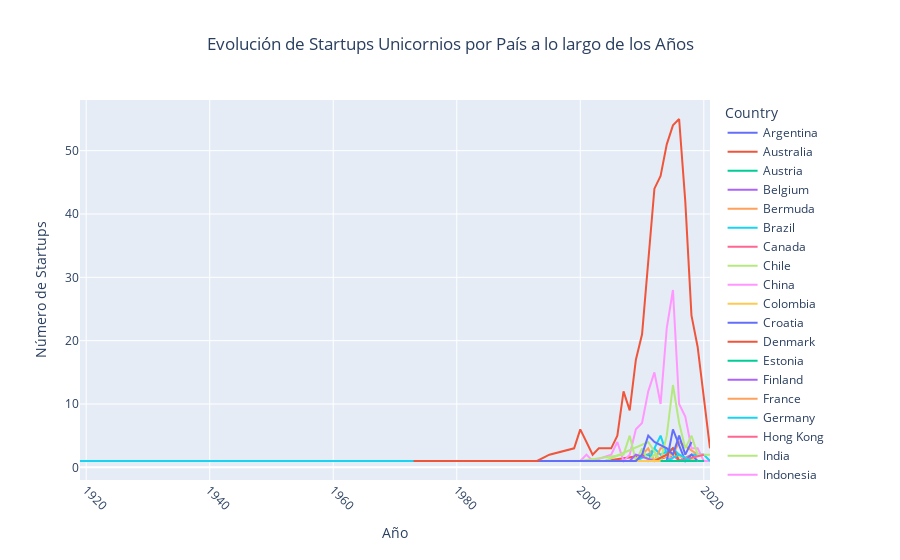

Write notebook code for a chart like this one.
### Code cell
# Convierte la columna "Founded Year" a valores numéricos
df_unicorns['Founded Year'] = pd.to_numeric(df_unicorns['Founded Year'], errors='coerce')

# Crea un DataFrame con el recuento de unicornios por país y año
startup_counts = df_unicorns.groupby(['Country', 'Founded Year']).size().reset_index(name='Count')

# Crea un gráfico de líneas
fig = px.line(startup_counts, x='Founded Year', y='Count', color='Country',
              labels={'Founded Year': 'Año', 'Count': 'Número de Startups'},
              title='Evolución de Startups Unicornios por País a lo largo de los Años')

# Añade rotación a las etiquetas del eje x
fig.update_xaxes(tickangle=45)
# Centra el título de la gráfica
fig.update_layout(title_text='Evolución de Startups Unicornios por País a lo largo de los Años', title_x=0.5)

# Muestra el gráfico
fig.show()

### Figure 1 — Plotly figure (JSON) as saved in the notebook; plotly's stock layout.template omitted (floating-point values rounded to 4 significant figures)
{"data": [{"hovertemplate": "Country=Argentina<br>Año=%{x}<br>Número de Startups=%{y}<extra></extra>", "legendgroup": "Argentina", "line": {"color": "#636efa", "dash": "solid"}, "marker": {"symbol": "circle"}, "mode": "lines", "name": "Argentina", "orientation": "v", "showlegend": true, "type": "scatter", "x": [2017], "xaxis": "x", "y": [1], "yaxis": "y"}, {"hovertemplate": "Country=Australia<br>Año=%{x}<br>Número de Startups=%{y}<extra></extra>", "legendgroup": "Australia", "line": {"color": "#EF553B", "dash": "solid"}, "marker": {"symbol": "circle"}, "mode": "lines", "name": "Australia", "orientation": "v", "showlegend": true, "type": "scatter", "x": [2004, 2011, 2012, 2015], "xaxis": "x", "y": [1, 2, 1, 2], "yaxis": "y"}, {"hovertemplate": "Country=Austria<br>Año=%{x}<br>Número de Startups=%{y}<extra></extra>", "legendgroup": "Austria", "line": {"color": "#00cc96", "dash": "solid"}, "marker": {"symbol": "circle"}, "mode": "lines", "name": "Austria", "orientation": "v", "showlegend": true, "type": "scatter", "x": [2014, 2017], "xaxis": "x", "y": [1, 1], "yaxis": "y"}, {"hovertemplate": "Country=Belgium<br>Año=%{x}<br>Número de Startups=%{y}<extra></extra>", "legendgroup": "Belgium", "line": {"color": "#ab63fa", "dash": "solid"}, "marker": {"symbol": "circle"}, "mode": "lines", "name": "Belgium", "orientation": "v", "showlegend": true, "type": "scatter", "x": [2005, 2008, 2018], "xaxis": "x", "y": [1, 1, 1], "yaxis": "y"}, {"hovertemplate": "Country=Bermuda<br>Año=%{x}<br>Número de Startups=%{y}<extra></extra>", "legendgroup": "Bermuda", "line": {"color": "#FFA15A", "dash": "solid"}, "marker": {"symbol": "circle"}, "mode": "lines", "name": "Bermuda", "orientation": "v", "showlegend": true, "type": "scatter", "x": [2006], "xaxis": "x", "y": [1], "yaxis": "y"}, {"hovertemplate": "Country=Brazil<br>Año=%{x}<br>Número de Startups=%{y}<extra></extra>", "legendgroup": "Brazil", "line": {"color": "#19d3f3", "dash": "solid"}, "marker": {"symbol": "circle"}, "mode": "lines", "name": "Brazil", "orientation": "v", "showlegend": true, "type": "scatter", "x": [1998, 2007, 2009, 2011, 2012, 2013, 2015, 2016, 2018], "xaxis": "x", "y": [1, 1, 1, 2, 3, 2, 3, 1, 1], "yaxis": "y"}, {"hovertemplate": "Country=Canada<br>Año=%{x}<br>Número de Startups=%{y}<extra></extra>", "legendgroup": "Canada", "line": {"color": "#FF6692", "dash": "solid"}, "marker": {"symbol": "circle"}, "mode": "lines", "name": "Canada", "orientation": "v", "showlegend": true, "type": "scatter", "x": [2000, 2001, 2004, 2005, 2007, 2008, 2010, 2011, 2014, 2015, 2016, 2018, 2020], "xaxis": "x", "y": [1, 1, 1, 1, 1, 1, 1, 1, 1, 2, 1, 2, 2], "yaxis": "y"}, {"hovertemplate": "Country=Chile<br>Año=%{x}<br>Número de Startups=%{y}<extra></extra>", "legendgroup": "Chile", "line": {"color": "#B6E880", "dash": "solid"}, "marker": {"symbol": "circle"}, "mode": "lines", "name": "Chile", "orientation": "v", "showlegend": true, "type": "scatter", "x": [2015, 2018], "xaxis": "x", "y": [1, 1], "yaxis": "y"}, {"hovertemplate": "Country=China<br>Año=%{x}<br>Número de Startups=%{y}<extra></extra>", "legendgroup": "China", "line": {"color": "#FF97FF", "dash": "solid"}, "marker": {"symbol": "circle"}, "mode": "lines", "name": "China", "orientation": "v", "showlegend": true, "type": "scatter", "x": [1997, 1998, 1999, 2000, 2001, 2002, 2005, 2006, 2007, 2008, 2009, 2010, 2011, 2012, 2013, 2014, 2015, 2016, 2017, 2018, 2019, 2020, 2021], "xaxis": "x", "y": [1, 1, 1, 1, 2, 1, 2, 4, 1, 2, 6, 7, 12, 15, 10, 22, 28, 10, 8, 3, 3, 1, 1], "yaxis": "y"}, {"hovertemplate": "Country=Colombia<br>Año=%{x}<br>Número de Startups=%{y}<extra></extra>", "legendgroup": "Colombia", "line": {"color": "#FECB52", "dash": "solid"}, "marker": {"symbol": "circle"}, "mode": "lines", "name": "Colombia", "orientation": "v", "showlegend": true, "type": "scatter", "x": [2011, 2015], "xaxis": "x", "y": [1, 1], "yaxis": "y"}, {"hovertemplate": "Country=Croatia<br>Año=%{x}<br>Número de Startups=%{y}<extra></extra>", "legendgroup": "Croatia", "line": {"color": "#636efa", "dash": "solid"}, "marker": {"symbol": "circle"}, "mode": "lines", "name": "Croatia", "orientation": "v", "showlegend": true, "type": "scatter", "x": [2006], "xaxis": "x", "y": [1], "yaxis": "y"}, {"hovertemplate": "Country=Denmark<br>Año=%{x}<br>Número de Startups=%{y}<extra></extra>", "legendgroup": "Denmark", "line": {"color": "#EF553B", "dash": "solid"}, "marker": {"symbol": "circle"}, "mode": "lines", "name": "Denmark", "orientation": "v", "showlegend": true, "type": "scatter", "x": [2015], "xaxis": "x", "y": [2], "yaxis": "y"}, {"hovertemplate": "Country=Estonia<br>Año=%{x}<br>Número de Startups=%{y}<extra></extra>", "legendgroup": "Estonia", "line": {"color": "#00cc96", "dash": "solid"}, "marker": {"symbol": "circle"}, "mode": "lines", "name": "Estonia", "orientation": "v", "showlegend": true, "type": "scatter", "x": [2013, 2014, 2015], "xaxis": "x", "y": [1, 1, 1], "yaxis": "y"}, {"hovertemplate": "Country=Finland<br>Año=%{x}<br>Número de Startups=%{y}<extra></extra>", "legendgroup": "Finland", "line": {"color": "#ab63fa", "dash": "solid"}, "marker": {"symbol": "circle"}, "mode": "lines", "name": "Finland", "orientation": "v", "showlegend": true, "type": "scatter", "x": [2016], "xaxis": "x", "y": [2], "yaxis": "y"}, {"hovertemplate": "Country=France<br>Año=%{x}<br>Número de Startups=%{y}<extra></extra>", "legendgroup": "France", "line": {"color": "#FFA15A", "dash": "solid"}, "marker": {"symbol": "circle"}, "mode": "lines", "name": "France", "orientation": "v", "showlegend": true, "type": "scatter", "x": [1999, 2006, 2009, 2011, 2012, 2013, 2014, 2015, 2016, 2019], "xaxis": "x", "y": [1, 1, 1, 3, 1, 3, 3, 2, 4, 2], "yaxis": "y"}, {"hovertemplate": "Country=Germany<br>Año=%{x}<br>Número de Startups=%{y}<extra></extra>", "legendgroup": "Germany", "line": {"color": "#19d3f3", "dash": "solid"}, "marker": {"symbol": "circle"}, "mode": "lines", "name": "Germany", "orientation": "v", "showlegend": true, "type": "scatter", "x": [1919, 2005, 2009, 2011, 2013, 2014, 2015, 2016, 2017, 2018, 2020, 2021], "xaxis": "x", "y": [1, 1, 1, 1, 5, 2, 3, 2, 1, 2, 2, 1], "yaxis": "y"}, {"hovertemplate": "Country=Hong Kong<br>Año=%{x}<br>Número de Startups=%{y}<extra></extra>", "legendgroup": "Hong Kong", "line": {"color": "#FF6692", "dash": "solid"}, "marker": {"symbol": "circle"}, "mode": "lines", "name": "Hong Kong", "orientation": "v", "showlegend": true, "type": "scatter", "x": [1999, 2013, 2014, 2015, 2020], "xaxis": "x", "y": [1, 1, 1, 1, 1], "yaxis": "y"}, {"hovertemplate": "Country=India<br>Año=%{x}<br>Número de Startups=%{y}<extra></extra>", "legendgroup": "India", "line": {"color": "#B6E880", "dash": "solid"}, "marker": {"symbol": "circle"}, "mode": "lines", "name": "India", "orientation": "v", "showlegend": true, "type": "scatter", "x": [1992, 1998, 2000, 2007, 2008, 2009, 2010, 2011, 2012, 2013, 2014, 2015, 2016, 2017, 2018, 2019, 2021], "xaxis": "x", "y": [1, 1, 1, 2, 5, 1, 3, 1, 2, 1, 5, 13, 7, 3, 5, 2, 2], "yaxis": "y"}, {"hovertemplate": "Country=Indonesia<br>Año=%{x}<br>Número de Startups=%{y}<extra></extra>", "legendgroup": "Indonesia", "line": {"color": "#FF97FF", "dash": "solid"}, "marker": {"symbol": "circle"}, "mode": "lines", "name": "Indonesia", "orientation": "v", "showlegend": true, "type": "scatter", "x": [2012, 2014, 2015, 2017, 2018], "xaxis": "x", "y": [1, 2, 1, 1, 1], "yaxis": "y"}, {"hovertemplate": "Country=Ireland<br>Año=%{x}<br>Número de Startups=%{y}<extra></extra>", "legendgroup": "Ireland", "line": {"color": "#FECB52", "dash": "solid"}, "marker": {"symbol": "circle"}, "mode": "lines", "name": "Ireland", "orientation": "v", "showlegend": true, "type": "scatter", "x": [1999, 2011, 2015, 2019], "xaxis": "x", "y": [1, 1, 2, 1], "yaxis": "y"}, {"hovertemplate": "Country=Israel<br>Año=%{x}<br>Número de Startups=%{y}<extra></extra>", "legendgroup": "Israel", "line": {"color": "#636efa", "dash": "solid"}, "marker": {"symbol": "circle"}, "mode": "lines", "name": "Israel", "orientation": "v", "showlegend": true, "type": "scatter", "x": [2001, 2010, 2012, 2013, 2014, 2015, 2017, 2018, 2019, 2020], "xaxis": "x", "y": [1, 1, 1, 1, 1, 6, 1, 2, 1, 1], "yaxis": "y"}, {"hovertemplate": "Country=Italy<br>Año=%{x}<br>Número de Startups=%{y}<extra></extra>", "legendgroup": "Italy", "line": {"color": "#EF553B", "dash": "solid"}, "marker": {"symbol": "circle"}, "mode": "lines", "name": "Italy", "orientation": "v", "showlegend": true, "type": "scatter", "x": [2019], "xaxis": "x", "y": [1], "yaxis": "y"}, {"hovertemplate": "Country=Japan<br>Año=%{x}<br>Número de Startups=%{y}<extra></extra>", "legendgroup": "Japan", "line": {"color": "#00cc96", "dash": "solid"}, "marker": {"symbol": "circle"}, "mode": "lines", "name": "Japan", "orientation": "v", "showlegend": true, "type": "scatter", "x": [2007, 2012, 2013, 2014, 2020], "xaxis": "x", "y": [1, 1, 1, 1, 1], "yaxis": "y"}, {"hovertemplate": "Country=Lithuania<br>Año=%{x}<br>Número de Startups=%{y}<extra></extra>", "legendgroup": "Lithuania", "line": {"color": "#ab63fa", "dash": "solid"}, "marker": {"symbol": "circle"}, "mode": "lines", "name": "Lithuania", "orientation": "v", "showlegend": true, "type": "scatter", "x": [2008], "xaxis": "x", "y": [1], "yaxis": "y"}, {"hovertemplate": "Country=Luxembourg<br>Año=%{x}<br>Número de Startups=%{y}<extra></extra>", "legendgroup": "Luxembourg", "line": {"color": "#FFA15A", "dash": "solid"}, "marker": {"symbol": "circle"}, "mode": "lines", "name": "Luxembourg", "orientation": "v", "showlegend": true, "type": "scatter", "x": [2012], "xaxis": "x", "y": [1], "yaxis": "y"}, {"hovertemplate": "Country=Malaysia<br>Año=%{x}<br>Número de Startups=%{y}<extra></extra>", "legendgroup": "Malaysia", "line": {"color": "#19d3f3", "dash": "solid"}, "marker": {"symbol": "circle"}, "mode": "lines", "name": "Malaysia", "orientation": "v", "showlegend": true, "type": "scatter", "x": [2015], "xaxis": "x", "y": [1], "yaxis": "y"}, {"hovertemplate": "Country=Mexico<br>Año=%{x}<br>Número de Startups=%{y}<extra></extra>", "legendgroup": "Mexico", "line": {"color": "#FF6692", "dash": "solid"}, "marker": {"symbol": "circle"}, "mode": "lines", "name": "Mexico", "orientation": "v", "showlegend": true, "type": "scatter", "x": [2012, 2013, 2014, 2016, 2020], "xaxis": "x", "y": [1, 1, 1, 1, 2], "yaxis": "y"}, {"hovertemplate": "Country=Netherlands<br>Año=%{x}<br>Número de Startups=%{y}<extra></extra>", "legendgroup": "Netherlands", "line": {"color": "#B6E880", "dash": "solid"}, "marker": {"symbol": "circle"}, "mode": "lines", "name": "Netherlands", "orientation": "v", "showlegend": true, "type": "scatter", "x": [2004, 2011, 2013], "xaxis": "x", "y": [1, 4, 1], "yaxis": "y"}, {"hovertemplate": "Country=Nigeria<br>Año=%{x}<br>Número de Startups=%{y}<extra></extra>", "legendgroup": "Nigeria", "line": {"color": "#FF97FF", "dash": "solid"}, "marker": {"symbol": "circle"}, "mode": "lines", "name": "Nigeria", "orientation": "v", "showlegend": true, "type": "scatter", "x": [2018], "xaxis": "x", "y": [1], "yaxis": "y"}, {"hovertemplate": "Country=Norway<br>Año=%{x}<br>Número de Startups=%{y}<extra></extra>", "legendgroup": "Norway", "line": {"color": "#FECB52", "dash": "solid"}, "marker": {"symbol": "circle"}, "mode": "lines", "name": "Norway", "orientation": "v", "showlegend": true, "type": "scatter", "x": [2007, 2016, 2018], "xaxis": "x", "y": [1, 1, 1], "yaxis": "y"}, {"hovertemplate": "Country=Philippines<br>Año=%{x}<br>Número de Startups=%{y}<extra></extra>", "legendgroup": "Philippines", "line": {"color": "#636efa", "dash": "solid"}, "marker": {"symbol": "circle"}, "mode": "lines", "name": "Philippines", "orientation": "v", "showlegend": true, "type": "scatter", "x": [2015], "xaxis": "x", "y": [1], "yaxis": "y"}, {"hovertemplate": "Country=Singapore<br>Año=%{x}<br>Número de Startups=%{y}<extra></extra>", "legendgroup": "Singapore", "line": {"color": "#EF553B", "dash": "solid"}, "marker": {"symbol": "circle"}, "mode": "lines", "name": "Singapore", "orientation": "v", "showlegend": true, "type": "scatter", "x": [2007, 2010, 2011, 2012, 2014, 2015, 2016, 2018], "xaxis": "x", "y": [1, 1, 1, 1, 2, 3, 1, 1], "yaxis": "y"}, {"hovertemplate": "Country=South Africa<br>Año=%{x}<br>Número de Startups=%{y}<extra></extra>", "legendgroup": "South Africa", "line": {"color": "#00cc96", "dash": "solid"}, "marker": {"symbol": "circle"}, "mode": "lines", "name": "South Africa", "orientation": "v", "showlegend": true, "type": "scatter", "x": [1979, 2000], "xaxis": "x", "y": [1, 1], "yaxis": "y"}, {"hovertemplate": "Country=South Korea<br>Año=%{x}<br>Número de Startups=%{y}<extra></extra>", "legendgroup": "South Korea", "line": {"color": "#ab63fa", "dash": "solid"}, "marker": {"symbol": "circle"}, "mode": "lines", "name": "South Korea", "orientation": "v", "showlegend": true, "type": "scatter", "x": [2001, 2003, 2005, 2008, 2009, 2012, 2013, 2014], "xaxis": "x", "y": [1, 1, 1, 1, 2, 1, 1, 1], "yaxis": "y"}, {"hovertemplate": "Country=Spain<br>Año=%{x}<br>Número de Startups=%{y}<extra></extra>", "legendgroup": "Spain", "line": {"color": "#FFA15A", "dash": "solid"}, "marker": {"symbol": "circle"}, "mode": "lines", "name": "Spain", "orientation": "v", "showlegend": true, "type": "scatter", "x": [2009, 2011, 2015], "xaxis": "x", "y": [1, 1, 1], "yaxis": "y"}, {"hovertemplate": "Country=Sweden<br>Año=%{x}<br>Número de Startups=%{y}<extra></extra>", "legendgroup": "Sweden", "line": {"color": "#19d3f3", "dash": "solid"}, "marker": {"symbol": "circle"}, "mode": "lines", "name": "Sweden", "orientation": "v", "showlegend": true, "type": "scatter", "x": [2005, 2009, 2014, 2016, 2018], "xaxis": "x", "y": [1, 1, 1, 2, 1], "yaxis": "y"}, {"hovertemplate": "Country=Switzerland<br>Año=%{x}<br>Número de Startups=%{y}<extra></extra>", "legendgroup": "Switzerland", "line": {"color": "#FF6692", "dash": "solid"}, "marker": {"symbol": "circle"}, "mode": "lines", "name": "Switzerland", "orientation": "v", "showlegend": true, "type": "scatter", "x": [2003, 2004, 2009, 2012], "xaxis": "x", "y": [1, 1, 1, 1], "yaxis": "y"}, {"hovertemplate": "Country=Thailand<br>Año=%{x}<br>Número de Startups=%{y}<extra></extra>", "legendgroup": "Thailand", "line": {"color": "#B6E880", "dash": "solid"}, "marker": {"symbol": "circle"}, "mode": "lines", "name": "Thailand", "orientation": "v", "showlegend": true, "type": "scatter", "x": [2013, 2017], "xaxis": "x", "y": [1, 1], "yaxis": "y"}, {"hovertemplate": "Country=Turkey<br>Año=%{x}<br>Número de Startups=%{y}<extra></extra>", "legendgroup": "Turkey", "line": {"color": "#FF97FF", "dash": "solid"}, "marker": {"symbol": "circle"}, "mode": "lines", "name": "Turkey", "orientation": "v", "showlegend": true, "type": "scatter", "x": [2012, 2015, 2019], "xaxis": "x", "y": [1, 1, 1], "yaxis": "y"}, {"hovertemplate": "Country=United Arab Emirates<br>Año=%{x}<br>Número de Startups=%{y}<extra></extra>", "legendgroup": "United Arab Emirates", "line": {"color": "#FECB52", "dash": "solid"}, "marker": {"symbol": "circle"}, "mode": "lines", "name": "United Arab Emirates", "orientation": "v", "showlegend": true, "type": "scatter", "x": [2004, 2018], "xaxis": "x", "y": [1, 1], "yaxis": "y"}, {"hovertemplate": "Country=United Kingdom<br>Año=%{x}<br>Número de Startups=%{y}<extra></extra>", "legendgroup": "United Kingdom", "line": {"color": "#636efa", "dash": "solid"}, "marker": {"symbol": "circle"}, "mode": "lines", "name": "United Kingdom", "orientation": "v", "showlegend": true, "type": "scatter", "x": [1990, 1992, 1994, 1998, 2000, 2005, 2006, 2007, 2009, 2010, 2011, 2012, 2014, 2015, 2016, 2017, 2018], "xaxis": "x", "y": [1, 1, 1, 1, 1, 1, 1, 1, 1, 2, 5, 4, 3, 2, 5, 2, 4], "yaxis": "y"}, {"hovertemplate": "Country=United States<br>Año=%{x}<br>Número de Startups=%{y}<extra></extra>", "legendgroup": "United States", "line": {"color": "#EF553B", "dash": "solid"}, "marker": {"symbol": "circle"}, "mode": "lines", "name": "United States", "orientation": "v", "showlegend": true, "type": "scatter", "x": [1973, 1991, 1993, 1995, 1999, 2000, 2001, 2002, 2003, 2004, 2005, 2006, 2007, 2008, 2009, 2010, 2011, 2012, 2013, 2014, 2015, 2016, 2017, 2018, 2019, 2020, 2021], "xaxis": "x", "y": [1, 1, 1, 2, 3, 6, 4, 2, 3, 3, 3, 5, 12, 9, 17, 21, 32, 44, 46, 51, 54, 55, 42, 24, 19, 11, 3], "yaxis": "y"}, {"hovertemplate": "Country=Vietnam<br>Año=%{x}<br>Número de Startups=%{y}<extra></extra>", "legendgroup": "Vietnam", "line": {"color": "#00cc96", "dash": "solid"}, "marker": {"symbol": "circle"}, "mode": "lines", "name": "Vietnam", "orientation": "v", "showlegend": true, "type": "scatter", "x": [2013, 2019], "xaxis": "x", "y": [1, 1], "yaxis": "y"}], "layout": {"legend": {"title": {"text": "Country"}, "tracegroupgap": 0}, "title": {"text": "Evolución de Startups Unicornios por País a lo largo de los Años", "x": 0.5}, "xaxis": {"anchor": "y", "domain": [0, 1], "tickangle": 45, "title": {"text": "Año"}}, "yaxis": {"anchor": "x", "domain": [0, 1], "title": {"text": "Número de Startups"}}}}
